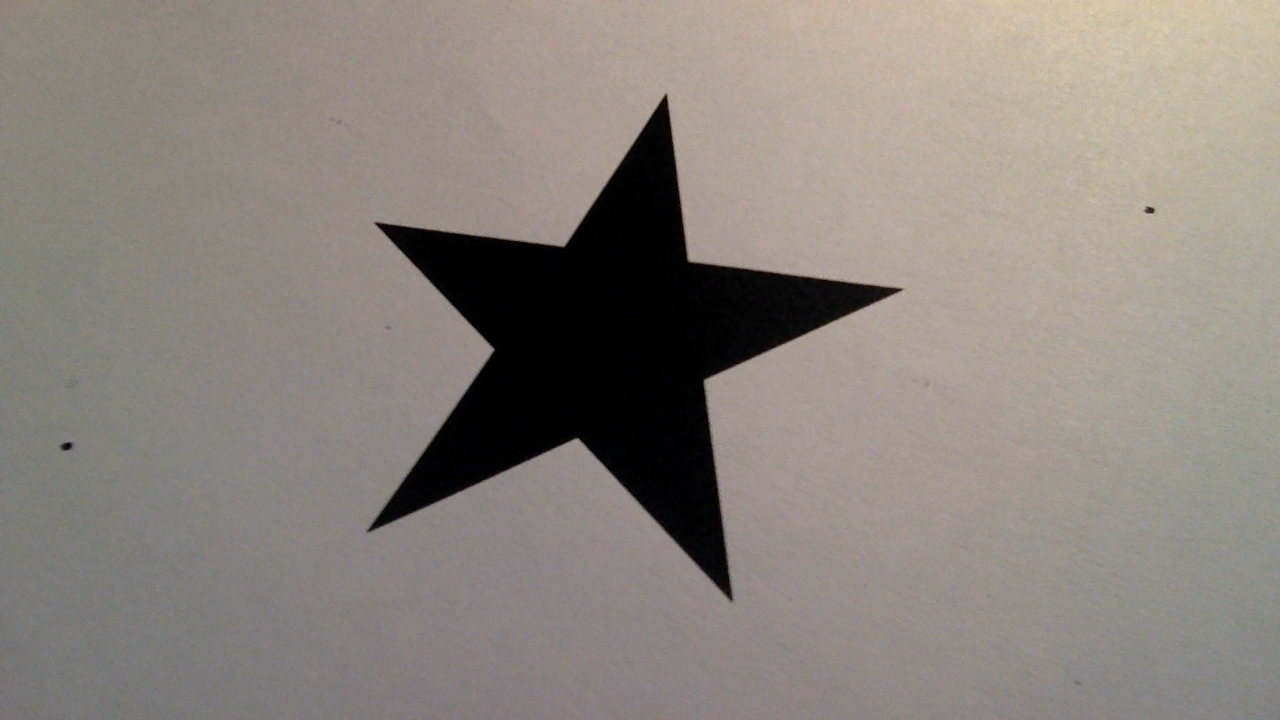
#> input picture Python/TP1-Deteccion/MachineLearning/shapes/5-point-star/8017934718354.png, 1280 x 720 px
$ python test.py
#> lines starting #> are read from the running program, lines starting #| are printed output that depends on the picture; after the words box and inside, x2 and y2 are one past the last pixel; in counts of white or black regions, pixels touching at a corner belong together
import cv2

image = cv2.imread('shapes/5-point-star/8017934718354.png')
#> image is the input picture: shape (720, 1280, 3); mean B, G, R 126.1, 132.5, 139.6
# image = cv2.imread('shapes/testing/BlackStar.png')
gray = cv2.cvtColor(image, cv2.COLOR_RGB2GRAY)
bin = cv2.adaptiveThreshold(gray, 255, cv2.ADAPTIVE_THRESH_GAUSSIAN_C, cv2.THRESH_BINARY, 67, 2)
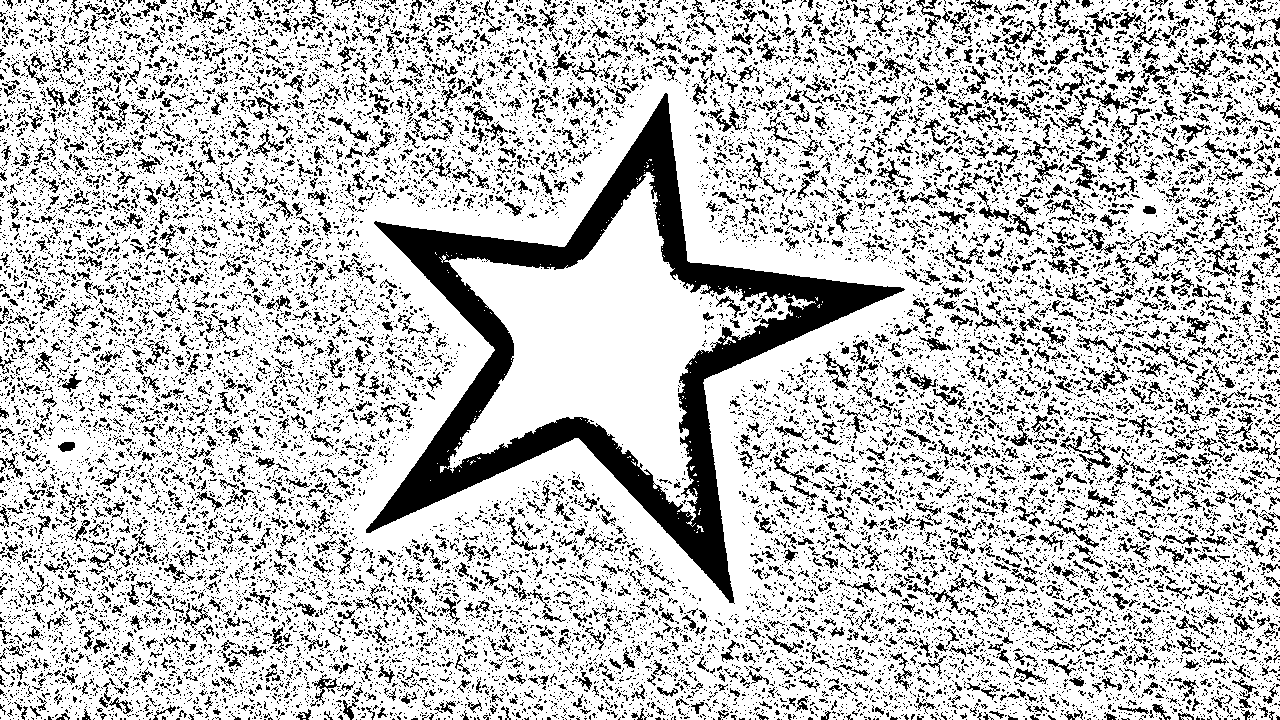
#> bin: shape (720, 1280); 76.1% white; 20389 black regions (18151 under 20 px), largest, box (x1, y1, x2, y2) and area: (366, 93, 905, 604) 43011, (1000, 3, 1048, 45) 328, (1209, 11, 1256, 45) 327


# Invert the image so the area of the UAV is filled with 1's. This is necessary since
# cv::findContours describes the boundary of areas consisting of 1's.
inv = 255 - bin # como sabemos que las figuras son negras invertimos los valores binarios para que esten en 1.

cv2.imshow('image', bin)
cv2.imshow('inv', inv)
cv2.waitKey(0)

$ run again, with Python/TP1-Deteccion/MachineLearning/shapes/5-point-star/59602653255951.png copied over Python/TP1-Deteccion/MachineLearning/shapes/5-point-star/8017934718354.png
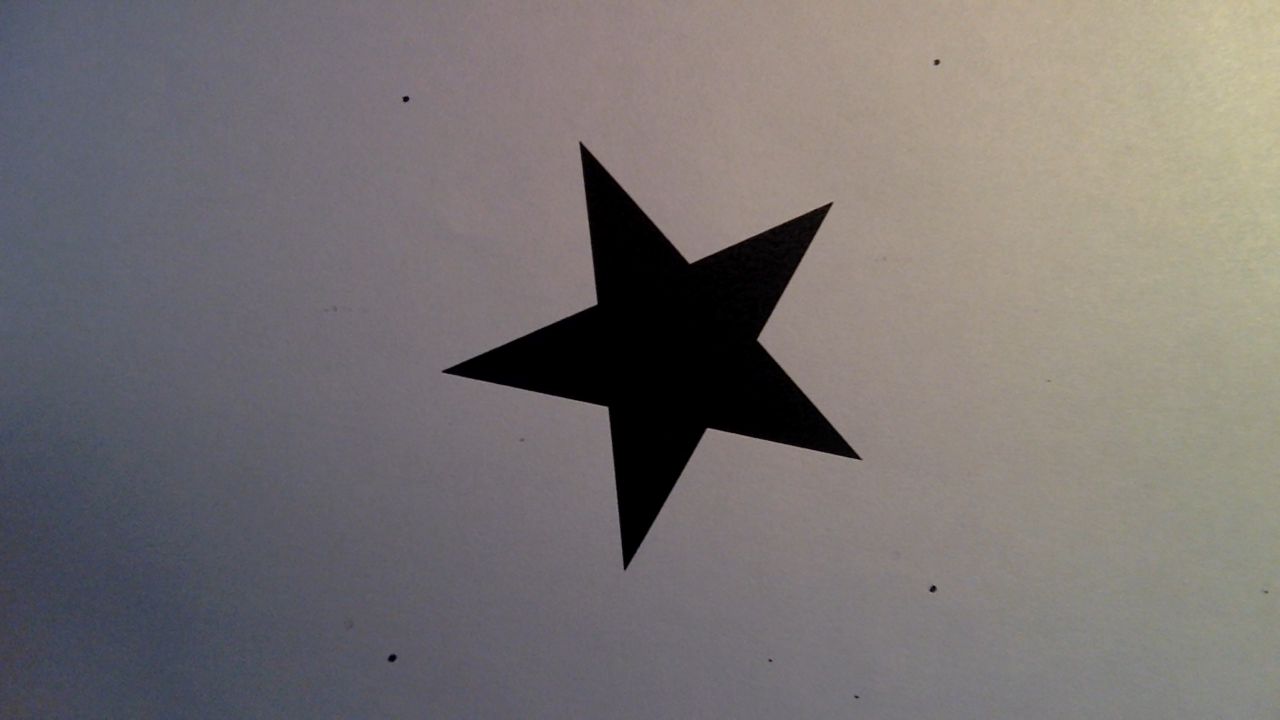
#> input picture Python/TP1-Deteccion/MachineLearning/shapes/5-point-star/59602653255951.png, 1280 x 720 px
#> image is the input picture: shape (720, 1280, 3); mean B, G, R 113.8, 114.2, 119.4
#> `gray = cv2.cvtColor(image, cv2.COLOR_RGB2GRAY)`:
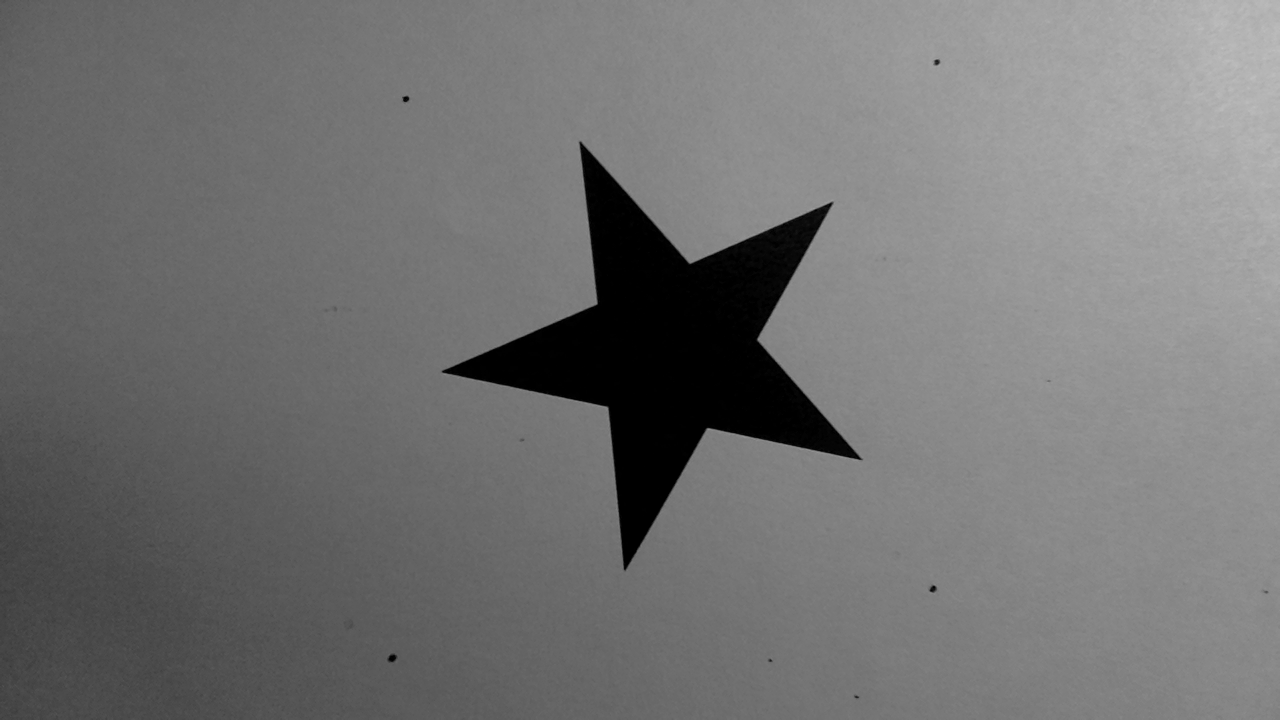
#> gray: shape (720, 1280); min 0, max 193, mean 114.7
#> `bin = cv2.adaptiveThreshold(gray, 255, cv2.ADAPTIVE_THRESH_GAUSSIAN_C,..`:
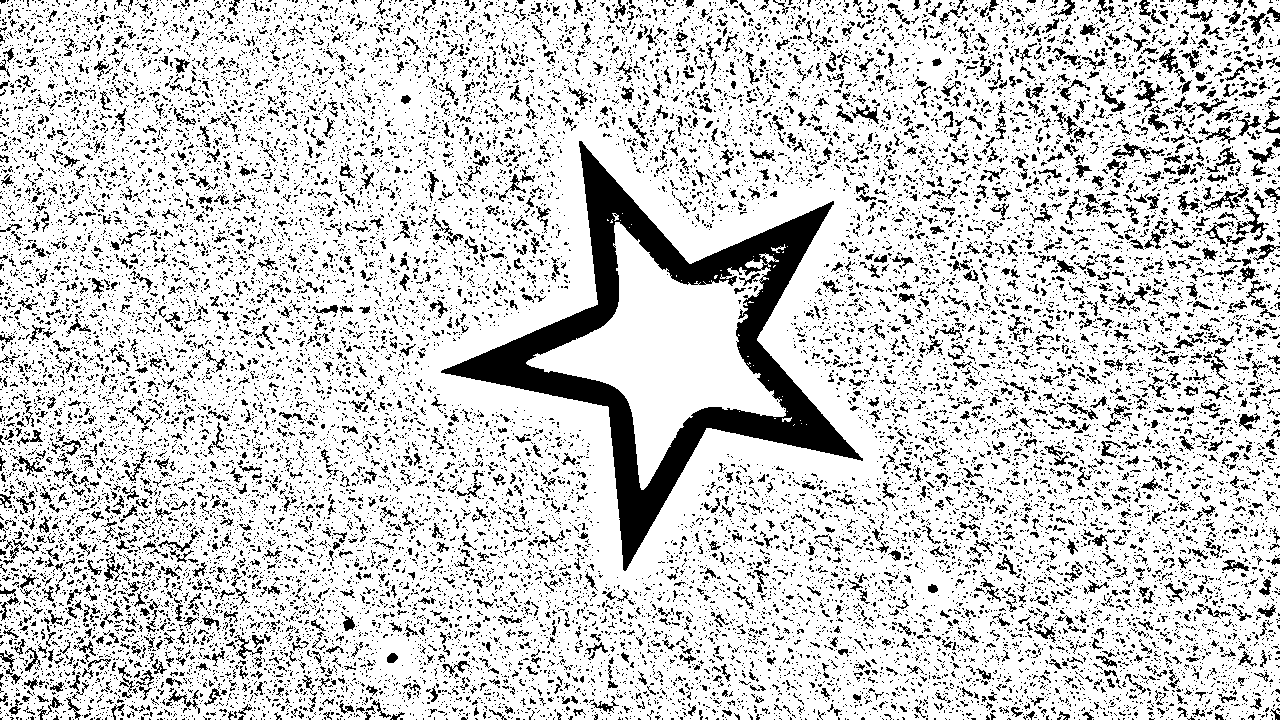
#> bin: shape (720, 1280); 80.8% white; 20192 black regions (18377 under 20 px), largest, box (x1, y1, x2, y2) and area: (441, 141, 863, 571) 31662, (1236, 204, 1267, 241) 315, (1134, 80, 1165, 112) 271
